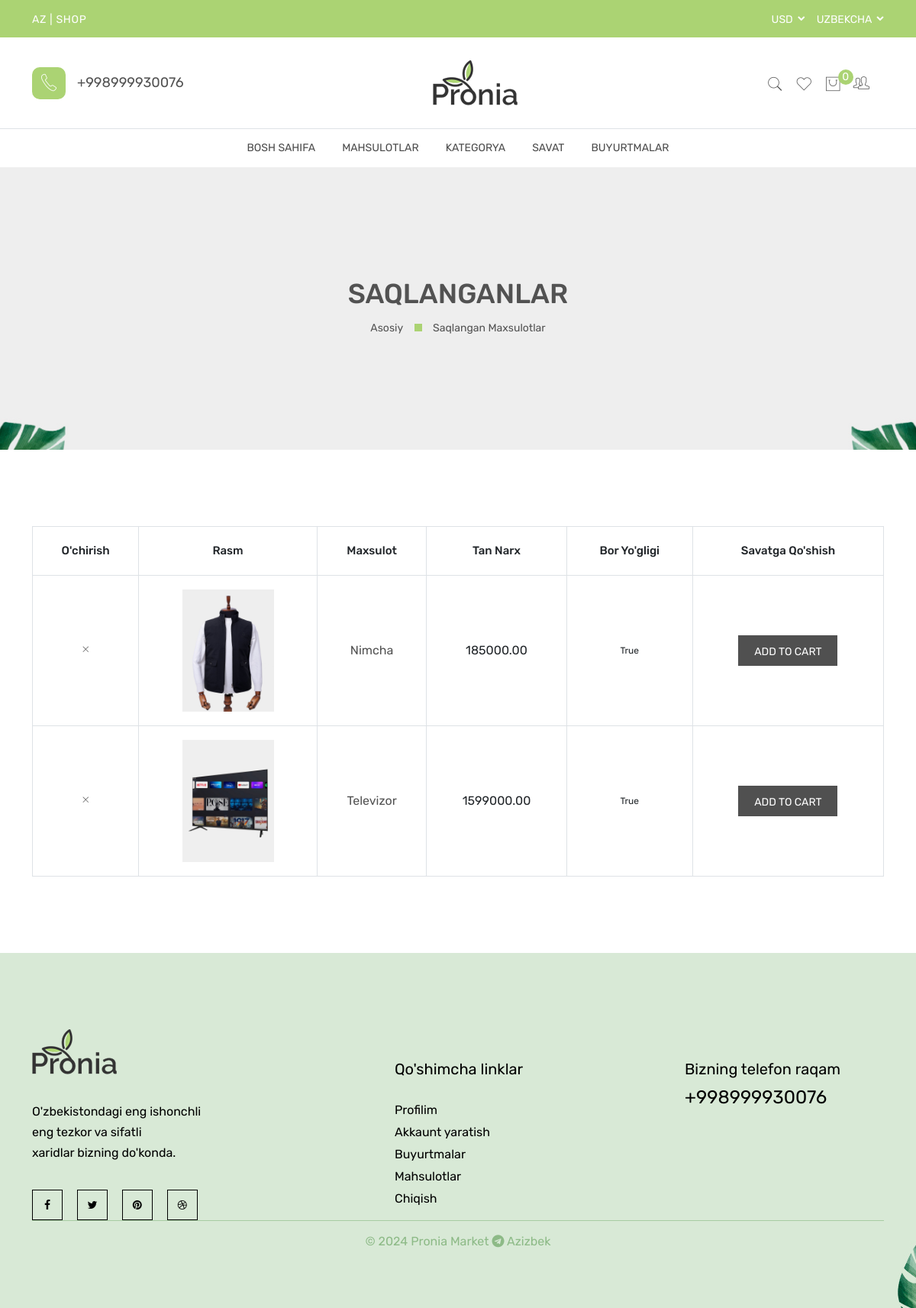
Page /wishlist/ (signed in) on the committed database.
### main/models.py (models this page shows, shortened)
class WishList(models.Model):
    user = models.ForeignKey(User, on_delete=models.CASCADE)
    product = models.ForeignKey(Product, on_delete=models.CASCADE)

class CodeGenerate(models.Model):
    code = models.CharField(max_length=255, blank=True, unique=True)
    class Meta:
        abstract = True

class Product(CodeGenerate):
    category = models.ForeignKey(Category, on_delete=models.CASCADE)
    name = models.CharField(max_length=255)
    body = models.TextField()
    price = models.DecimalField(decimal_places=2, max_digits=10)  # +
    discount_price = models.DecimalField(decimal_places=2, max_digits=10,
                                         blank=True, null=True)  # +
    banner_img = models.ImageField(upload_to='banner-img')
    quantity = models.IntegerField()
    delivery = models.BooleanField(default=False)  # +
    @property
    def stock_status(self):
        return bool(self.quantity)

### main/front/views.py (the view)
# urls.py: path('wishlist/', views.wishlist, name='wishlist'),
@login_required(login_url='auth:sign-in')
def wishlist(request):
    categorys = models.Category.objects.all()
    queryset = models.WishList.objects.filter(user=request.user)
    context = {
        'categorys': categorys,
        'queryset': queryset,
    }
    return render(request, 'front/wishlist.html', context)

### templates/front/wishlist.html
{% extends 'front/base.html' %}
{% load static %}
{% block content %}
        <main class="main-content">
            <div class="breadcrumb-area breadcrumb-height" data-bg-image="assets/images/breadcrumb/bg/1-1-1919x388.jpg">
                <div class="container h-100">
                    <div class="row h-100">
                        <div class="col-lg-12">
                            <div class="breadcrumb-item">
                                <h2 class="breadcrumb-heading">Saqlanganlar</h2>
                                <ul>
                                    <li>
                                        <a href="{% url 'front:index' %}">Asosiy</a>
                                    </li>
                                    <li>Saqlangan Maxsulotlar</li>
                                </ul>
                            </div>
                        </div>
                    </div>
                </div>
            </div>
            <div class="wishlist-area section-space-y-axis-100">
                <div class="container">
                    <div class="row">
                        <div class="col-12">
                            <form action="javascript:void(0)">
                                <div class="table-content table-responsive">
                                    <table class="table">
                                        <thead>
                                            <tr>
                                                <th class="product_remove">O'chirish</th>
                                                <th class="product-thumbnail">Rasm</th>
                                                <th class="cart-product-name">Maxsulot</th>
                                                <th class="product-price">Tan Narx</th>
                                                <th class="product-stock-status">Bor yo'gligi</th>
                                                <th class="cart_btn">Savatga qo'shish</th>
                                            </tr>
                                        </thead>
                                        <tbody>
                                            {% for q in queryset %}
                                            <tr>
                                                <td class="product_remove">
                                                    <a href="{% url 'front:wishlist_delete' q.product.code %}">
                                                        <i class="pe-7s-close" data-tippy="Remove" data-tippy-inertia="true"
                                                    data-tippy-animation="shift-away" data-tippy-delay="50"
                                                    data-tippy-arrow="true" data-tippy-theme="sharpborder"></i>
                                                    </a>
                                                </td>
                                                <td class="product-thumbnail">
                                                    <a href="{% url 'front:product_detail' q.product.code %}">
                                                        <img src="{{q.product.banner_img.url}}" style="width: 120px;" alt="Wishlist Thumbnail">
                                                    </a>
                                                </td>
                                                <td class="product-name"><a href="{% url 'front:product_detail' q.product.code %}">{{q.product.name}}</a></td>
                                                {% if q.product.dicount_price %}
                                                <td class="product-price"><span class="amount">{{q.product.discount_price}}</span></td>
                                                {% else %}
                                                <td class="product-price"><span class="amount">{{q.product.price}}</span></td>
                                                {% endif %}
                                                <td class="product-stock-status"><span class="in-stock">{{q.product.stock_status}}</span></td>
                                                <td class="cart_btn"><a href="{% url 'front:add_cart_product' q.product.code %}">add to cart</a></td>
                                            </tr>
                                            {% endfor %}
                                        </tbody>
                                    </table>
                                </div>
                            </form>
                        </div>
                    </div>
                </div>
            </div>
        </main>
{% endblock content %}

### rows in the picture
WishList: product.banner_img (picture), product.name "Nimcha", product.price "185000.00", product.stock_status "True"
WishList: product.banner_img (picture), product.name "Televizor", product.price "1599000.00", product.stock_status "True"

### other values in the picture
{{ cart | length }} "0"
